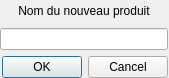
<?xml version="1.0" encoding="UTF-8"?>
<ui version="4.0">
 <class>AddProduct</class>
 <widget class="QDialog" name="AddProduct">
  <property name="geometry">
   <rect>
    <x>0</x>
    <y>0</y>
    <width>169</width>
    <height>78</height>
   </rect>
  </property>
  <property name="windowTitle">
   <string>Dialog</string>
  </property>
  <widget class="QWidget" name="layoutWidget">
   <property name="geometry">
    <rect>
     <x>0</x>
     <y>0</y>
     <width>168</width>
     <height>78</height>
    </rect>
   </property>
   <layout class="QVBoxLayout" name="verticalLayout">
    <item>
     <widget class="QLabel" name="label">
      <property name="text">
       <string>Nom du nouveau produit</string>
      </property>
      <property name="alignment">
       <set>Qt::AlignCenter</set>
      </property>
     </widget>
    </item>
    <item>
     <widget class="QLineEdit" name="nameEdit"/>
    </item>
    <item>
     <widget class="QDialogButtonBox" name="buttonBox">
      <property name="orientation">
       <enum>Qt::Horizontal</enum>
      </property>
      <property name="standardButtons">
       <set>QDialogButtonBox::Cancel|QDialogButtonBox::Ok</set>
      </property>
     </widget>
    </item>
   </layout>
  </widget>
 </widget>
 <resources/>
 <connections>
  <connection>
   <sender>buttonBox</sender>
   <signal>accepted()</signal>
   <receiver>AddProduct</receiver>
   <slot>accept()</slot>
   <hints>
    <hint type="sourcelabel">
     <x>248</x>
     <y>254</y>
    </hint>
    <hint type="destinationlabel">
     <x>157</x>
     <y>274</y>
    </hint>
   </hints>
  </connection>
  <connection>
   <sender>buttonBox</sender>
   <signal>rejected()</signal>
   <receiver>AddProduct</receiver>
   <slot>reject()</slot>
   <hints>
    <hint type="sourcelabel">
     <x>316</x>
     <y>260</y>
    </hint>
    <hint type="destinationlabel">
     <x>286</x>
     <y>274</y>
    </hint>
   </hints>
  </connection>
 </connections>
</ui>
